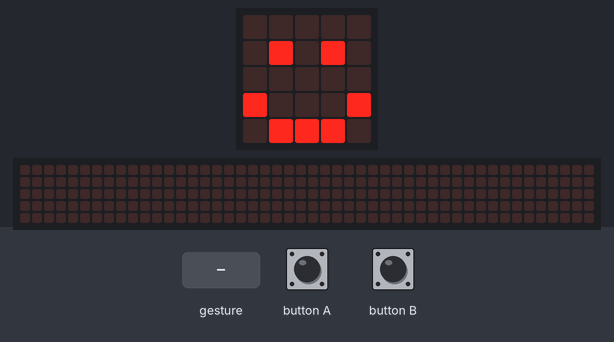
A program run on a simulated BBC micro:bit (MakeCode). On the bench: the board's 5×5 LED display, a strip that is not on the board, showing the scrolling text unrolled. The inputs (shaded band) are chosen by the test bench. Random numbers come from a fixed seed; a tilt is held for 1.5 s and a shake lasts 1 s, then the board lies face up again; the 48×5 strip is a reading aid, not a part: it shows the text the display is scrolling, unrolled, one strip-width of it at a time; the short countdown, score and lost-life animations are approximate.

Above: at 1.8 s.
1.9 s: button A pressed for 0.15 s
At 3.2 s:
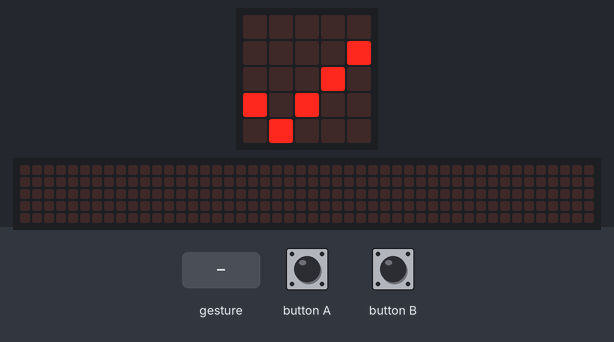
5.0 s: button B pressed for 0.15 s
At 5.22 s:
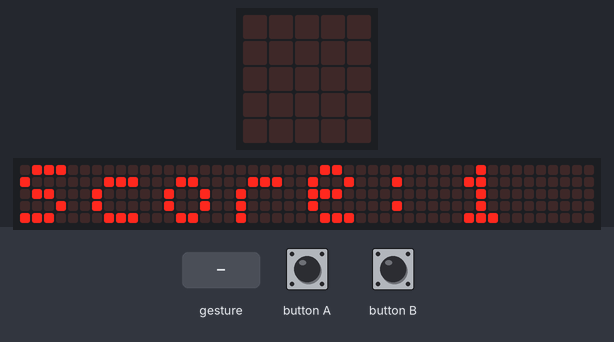
5.7 s: button A pressed for 0.15 s
At 8.1 s:
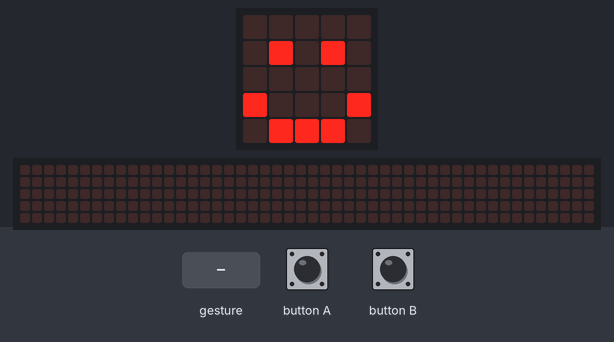
8.8 s: gesture 'shake'
At 9.9 s:
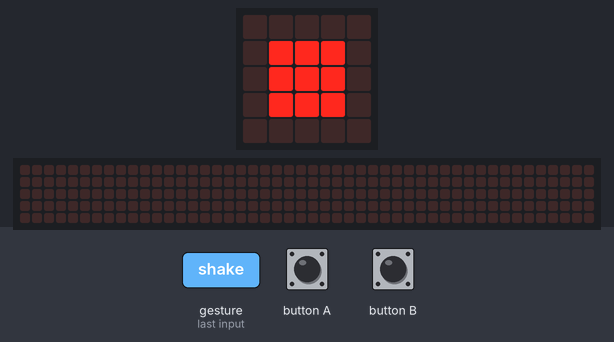
11.8 s: gesture 'shake'
At 13.2 s:
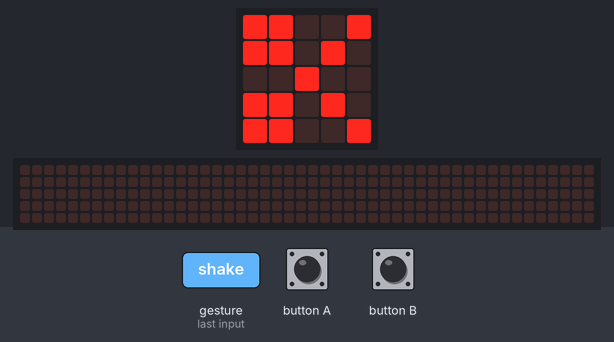
14.8 s: button B pressed for 0.15 s
At 15.17 s:
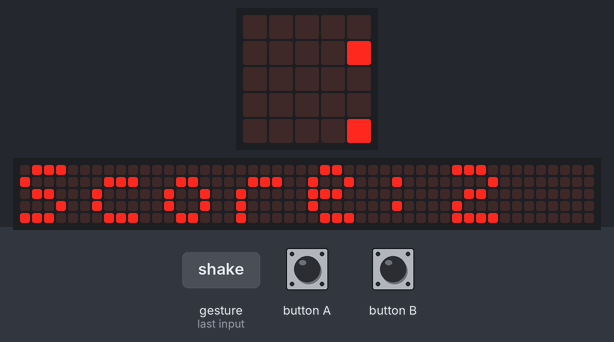
Timing chart, 0 to 16.5 s (numbered marks = the images above; inputs shaded):
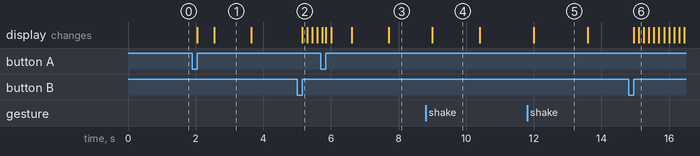

Measured:
- after the input at 1.9 s, the display: first changes after 0.15 s (image 1 shows a later state)
- after the input at 5.0 s, the display: changes after 0.15 s (image 2)
- after the input at 8.8 s, the display: changes after 0.20 s (image 4)
- after the input at 11.8 s, the display: changes after 0.20 s (image 5)
- after the input at 14.8 s, the display: first changes after 0.15 s (image 6 shows a later state)
- what the display in image 1 shows lasts 1.1 s, from 2.6 s to 3.7 s
- what the display in image 4 shows lasts 1.4 s, from 9.0 s to 10.4 s

The program:

main.ts
```typescript
// (licence header left out)
basic.clearScreen()
basic.showIcon(IconNames.Happy)
game.setScore(0)

// When shake, pick a new random number each time
input.onGesture(Gesture.Shake, function () {
    const randomNumber = randint(0, 2)

    // if randomNumber was 0 show Rock
    if (randomNumber == 0) {
        basic.showLeds(`
            . . . . .
            . # # # .
            . # # # .
            . # # # .
            . . . . .
        `)
    }

    // if randomNumber was 1 show Paper
    if (randomNumber == 1) {
        basic.showIcon(IconNames.Square)
    }

    // if randomNumber was 2 show Scissors
    if (randomNumber == 2) {
        basic.showIcon(IconNames.Scissors)
    }

    // pause and reset
    basic.pause(1000)
    basic.showIcon(IconNames.Happy)
})

// add 1 to score with Button A
input.onButtonPressed(Button.A, function () {
    basic.clearScreen()
    game.addScore(1)
    basic.pause(500)
    basic.showIcon(IconNames.Yes)
    basic.pause(500)
    basic.showIcon(IconNames.Happy)
})

// shows score
input.onButtonPressed(Button.B, function () {
    basic.clearScreen()
    basic.showString("Score:" + game.score())
    basic.showIcon(IconNames.Happy)
})
```
